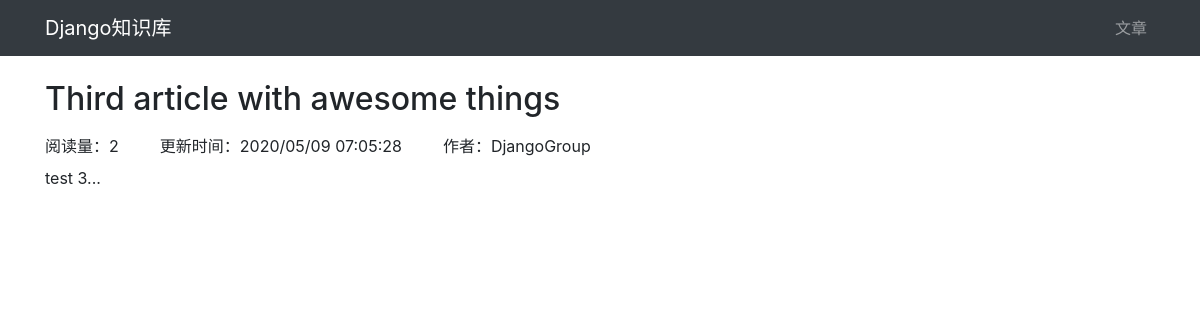
Page /demo/post-detail/3/ on the committed database.
### demo/models.py (models this page shows, shortened)
class Post(models.Model):
    owner = models.ForeignKey(Owner, on_delete=models.CASCADE, related_name='posts')
    title = models.CharField(max_length=100)
    body = models.TextField(blank=True)
    views = models.IntegerField(default=0)
    created = models.DateTimeField(default=timezone.now)
    updated = models.DateTimeField(auto_now=True)
    class Meta:
        ordering = ('-created',)
    def increase_view(self):
        self.views = F('views') + 1
        self.save(update_fields=['views'])

class Group(models.Model):
    username = models.CharField(max_length=100)

### demo/views.py (the view)
# urls.py: path('post-detail/<int:id>/', PostDetailView.as_view(), name='detail'),
class PostDetailView(View):
    def get(self, request, *args, **kwargs):
        id = kwargs.get('id')
        post = get_object_or_404(Post, id=id)
        (post, owner) = detail_setup(post)
        return render(request, 'post_detail.html', context={'post': post, 'owner': owner})

### demo/models.py (called while the page is built)
    def get_owner(self):
        if self.person is not None:
            return self.person
        elif self.group is not None:
            return self.group
        raise AssertionError("Neither is set")

### demo/views.py (called while the page is built)
def detail_setup(obj):
    obj.increase_view()
    obj.refresh_from_db()
    return obj, obj.owner.get_owner()

### templates/post_detail.html
{% extends 'base.html' %}
{% block content %}
    <h2 class="col-12 mt-4">{{ post.title }}</h2>
    <div class="col-12 mt-2 mb-2">
        阅读量：{{ post.views }} &emsp;&emsp;
        更新时间：{{ post.updated | date:"Y/m/d H:m:s" }} &emsp;&emsp;
        作者：{{ owner.username }}
    </div>
    <div class="col-12">{{ post.body }}</div>
{% endblock %}

### rows in the picture
Post: title "Third article with awesome things", views "2", updated "2020/05/09 07:05:28", body "test 3..."
Group: username "DjangoGroup"
